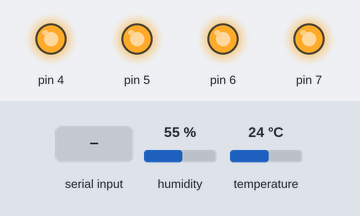
The sketch below on a simulated Arduino Uno, built with avr-gcc and run on an emulated ATmega328P. On the bench: output pins drawn as LEDs (lit = HIGH). Inputs (shaded band) come from the test bench; at power-on: humidity 55 %, temperature 24 °C. What the sketch prints to the serial monitor is not drawn.

Above: at 1.2 s.
1.3 s: "1" received over Serial
At 1.9 s:
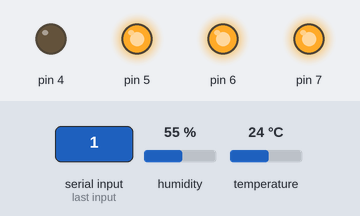
2.8 s: "2" received over Serial
At 3.4 s:
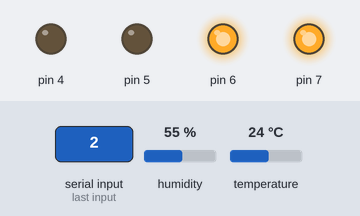
4.3 s: "1" received over Serial
At 4.9 s:
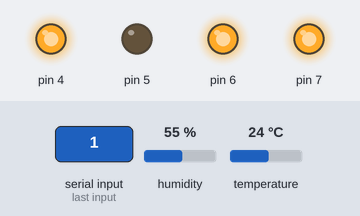
Timing chart, 0 to 7.3 s (numbered marks = the images above; inputs shaded):
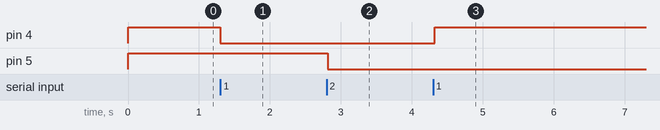

The sketch:

smarthome.ino
```cpp
#include <dht.h>
dht DHT;
#define DHT11_PIN 8

#include <IRremote.h>
IRsend irsend;

void setup() {
  // put your setup code here, to run once:
  int i;
  for (i = 4; i < 8; i++) {
    pinMode(i, OUTPUT);
    digitalWrite(i, HIGH);
  }
  Serial.begin(115200);
}
void loop() {
  // put your main code here, to run repeatedly:
  int chk = DHT.read11(DHT11_PIN);
  if (Serial.available()) {
    char a = Serial.read();
    Serial.print(a);
    a -= '0';
    if (a < 4) {
      digitalWrite(a + 3, !digitalRead(a + 3));
    } else if (a == 4) {
      int i;
      for (i = 4; i < 7; i++) {
        digitalWrite(i, HIGH);
      }
    } else if (a == 5) {
      Serial.print("温度:");
      Serial.print(DHT.temperature, 1);
      Serial.print(",湿度:");
      Serial.println(DHT.humidity, 1);
    } else if (a == 6) {
      irsend.sendNEC(0xFFA25D, 32);
    }
  }
}
```

Measured:
- after the input at 1.3 s, pin 4: HIGH → LOW at once
- after the input at 2.8 s, pin 5: HIGH → LOW at once
- after the input at 4.3 s, pin 4: LOW → HIGH at once
